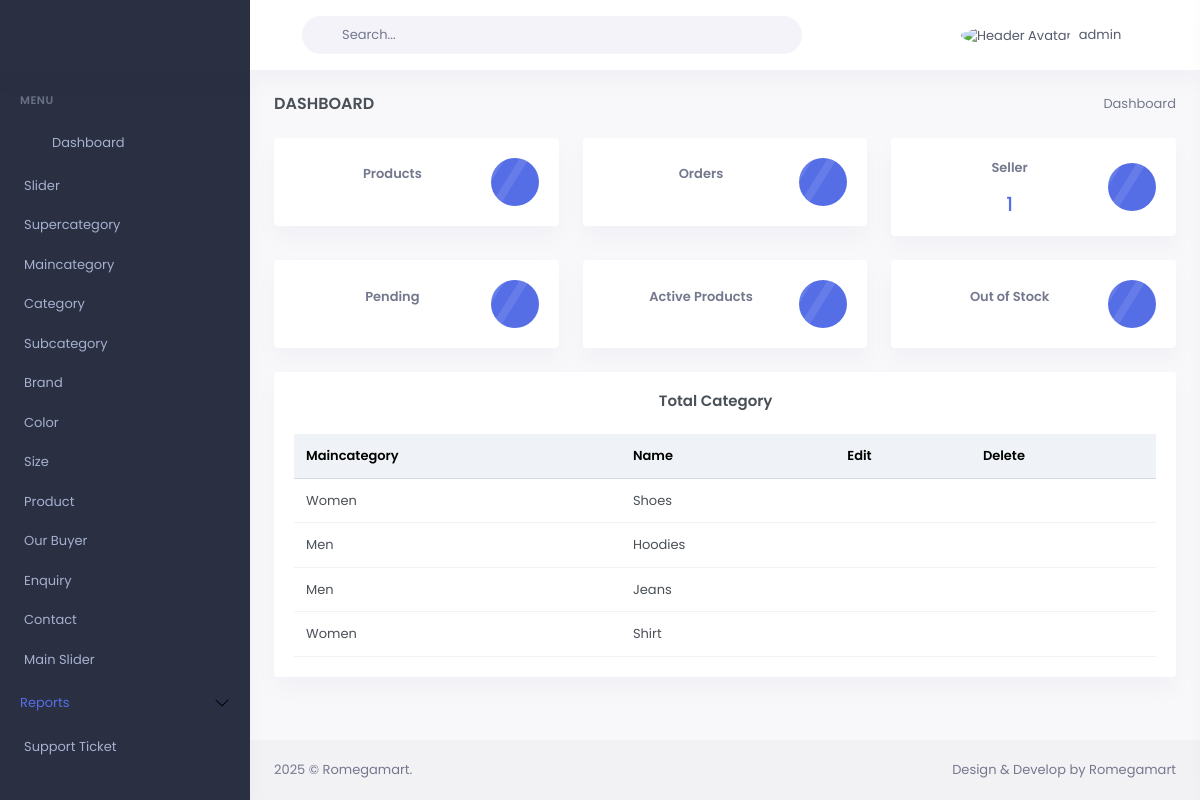
The app's page /category/ (signed in), older data.
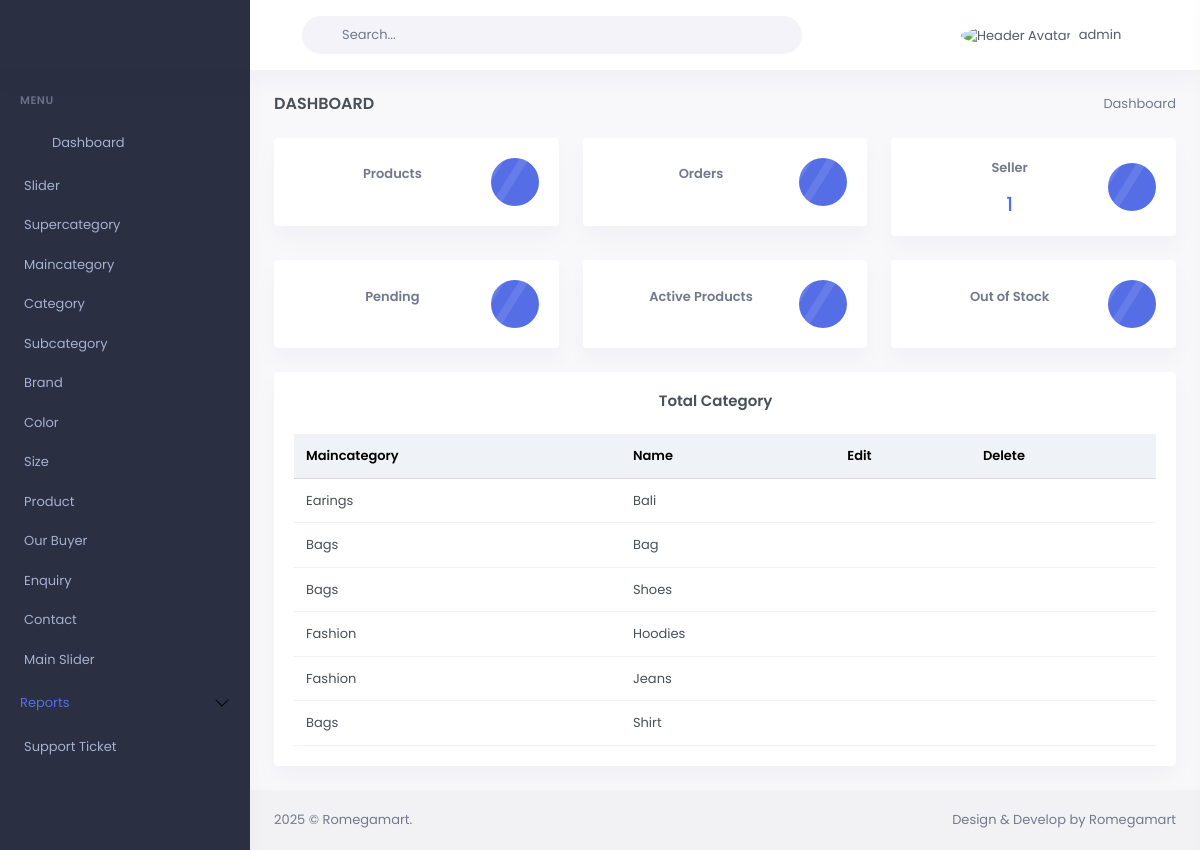
The same page, newer data.
### mainApp/models.py (models this page shows, shortened)
class Category(models.Model):
    id = models.AutoField(primary_key=True)
    maincategory = models.ForeignKey(Maincategory, on_delete=models.DO_NOTHING, related_name="categories")
    name = models.CharField(max_length=200)
    slug = models.SlugField(max_length=200)
    image = models.URLField(max_length=1024)
    app_background = models.URLField(max_length=1024,default='')
    specifications = models.JSONField(default=dict)  # Requires Django 3.1+
    title=models.CharField(max_length=100,default='',null=True,blank=True)
    description=models.TextField(default='',null=True,blank=True)

class Maincategory(models.Model):
    id = models.AutoField(primary_key=True)
    name = models.CharField(max_length=200, unique=True)
    slug = models.SlugField(max_length=200, unique=True)
    image = models.URLField(max_length=1024)
    title=models.CharField(max_length=100,default='',null=True,blank=True)
    description=models.TextField(default='',null=True,blank=True)
    def __str__(self):
        return self.name

### mainApp/backend.py (the view)
# urls.py: path('category/',backend.category_page),
@login_required(login_url='/admin-login/')
@user_passes_test(is_superuser, login_url='/admin-login/')
def category_page(Request):
    if not Request.user.is_superuser:
        return HttpResponseForbidden("You don't have permission to access this page.")
    else:
        category=Category.objects.all().order_by('id').reverse()
        return render(Request,'backend/category.html',{'category':category})

### mainApp/backend.py (called while the page is built)
def is_superuser(user):
    return user.is_superuser

### mainApp/templates/backend/category.html (shortened to what this page needs)
{%extends 'backend/index.html'%}
{% load static %}
{%block body%}
            <div class="row">
                <div class="col-lg-12">
                    <div class="card">
                        <div class="card-body">
                            <h4 class="card-title mb-4 text-center">Total Category<span><a href="/add-category"> &nbsp;<i class="fa fa-plus" aria-hidden="true"></i></a>
                            </span></h4>
                            <div class="table-responsive">
                                <table class="table align-middle table-nowrap mb-0"id="productTable">
                                    <thead class="table-light">
                                        <tr>
                                            <th class="align-middle">Maincategory</th>
                                            <th class="align-middle">Name</th>
                                            <th>Edit</th>
                                            <th>Delete</th>
                                        </tr>
                                    </thead>
                                    <tbody>
                                        {%for item in category%}
                                        <tr>
                                            <td>
                                                {{item.maincategory}}
                                            </td>
                                             <td>
                                                {{item.name}}
                                            </td>
                                            <td>
                                                <a href="/update-category/{{item.id}}"><i class="fa fa-edit"></i></a>
                                            </td>
                                            <td>
                                                <a href="#" onclick="confirmDelete('{{item.id}}')"><i class="fa fa-trash text-danger"></i></a>
                                            </td>
                                        </tr>
                                        {%endfor%}
                                    </tbody>
                                </table>
                            </div>
                        </div>
                    </div>
                </div>
            </div>
        </div>
    </div>
    {%endblock%}

Row changes from the older to the newer data that the page shows:
added Category: maincategory "Earings", name "Bali"
added Category: maincategory "Bags", name "Bag"
changed Category "Shoes": maincategory "Women" → "Bags"
changed Category "Hoodies": maincategory "Men" → "Fashion"
changed Category "Jeans": maincategory "Men" → "Fashion"
changed Category "Shirt": maincategory "Women" → "Bags"
